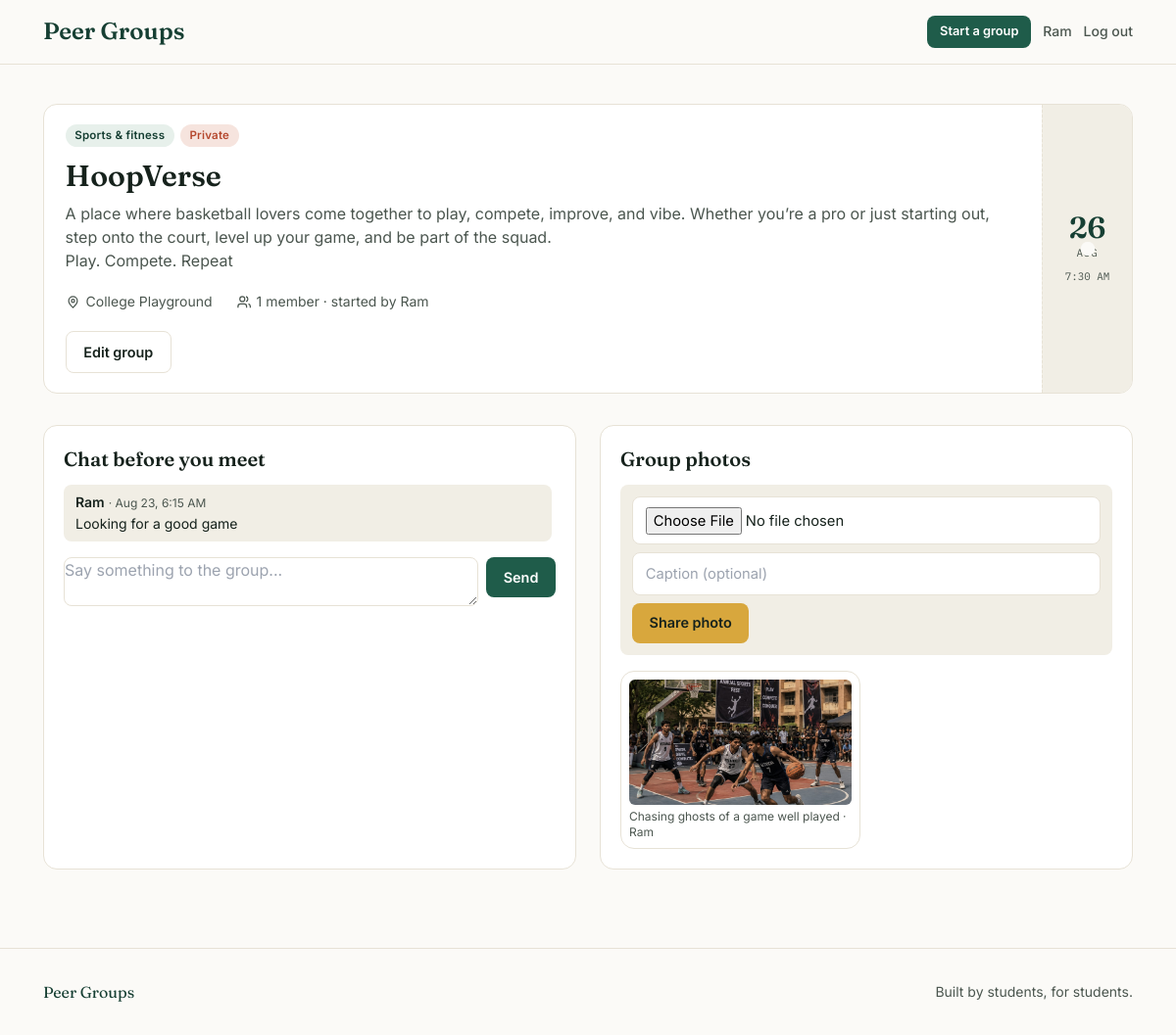
Screenshot of /group/2/ (signed in) with the database file from the repository.
### groups/models.py (models this page shows, shortened)
class Group(models.Model):
    name = models.CharField(max_length=120)
    interest = models.CharField(max_length=20, choices=INTEREST_CHOICES, default='other')
    description = models.TextField(help_text="What is this group doing / studying / about?")
    location = models.CharField(max_length=200, help_text="Where you're meeting")
    meeting_time = models.DateTimeField(help_text="When you're meeting")
    privacy = models.CharField(max_length=10, choices=PRIVACY_CHOICES, default='public')
    creator = models.ForeignKey(User, on_delete=models.CASCADE, related_name='created_groups')
    members = models.ManyToManyField(User, through='Membership', related_name='joined_groups')
    created_at = models.DateTimeField(auto_now_add=True)
    class Meta:
        ordering = ['meeting_time']
    @property
    def is_private(self):
        return self.privacy == 'private'
    @property
    def member_count(self):
        return self.memberships.filter(status='approved').count()
    @property
    def pending_requests(self):
        return self.memberships.filter(status='pending').select_related('user')

class Comment(models.Model):
    group = models.ForeignKey(Group, on_delete=models.CASCADE, related_name='comments')
    author = models.ForeignKey(User, on_delete=models.CASCADE, related_name='comments')
    text = models.TextField(max_length=2000)
    created_at = models.DateTimeField(auto_now_add=True)
    class Meta:
        ordering = ['created_at']

class Photo(models.Model):
    group = models.ForeignKey(Group, on_delete=models.CASCADE, related_name='photos')
    uploader = models.ForeignKey(User, on_delete=models.CASCADE, related_name='photos')
    image = models.ImageField(upload_to='group_photos/%Y/%m/')
    caption = models.CharField(max_length=200, blank=True)
    uploaded_at = models.DateTimeField(auto_now_add=True)
    class Meta:
        ordering = ['-uploaded_at']

### groups/views.py (the view, shortened to what this page needs)
# urls.py: path('group/<int:pk>/', views.group_detail, name='group_detail'),
def group_detail(request, pk):
    group = get_object_or_404(Group, pk=pk)
    is_creator = request.user == group.creator
    membership = None
    if request.user.is_authenticated:
        membership = group.memberships.filter(user=request.user).first()
    is_member = bool(membership and membership.status == 'approved') or is_creator
    is_pending = bool(membership and membership.status == 'pending')
    comment_form = CommentForm()
    photo_form = PhotoForm()
    context = {
        'group': group,
        'is_member': is_member,
        'is_pending': is_pending,
        'is_creator': is_creator,
        'comments': group.comments.select_related('author') if is_member else [],
        'photos': group.photos.select_related('uploader') if is_member else [],
        'pending_requests': group.pending_requests if is_creator else [],
        'comment_form': comment_form,
        'photo_form': photo_form,
    }
    return render(request, 'groups/group_detail.html', context)

### groups/forms.py
class CommentForm(forms.ModelForm):
    class Meta:
        model = Comment
        fields = ['text']
        widgets = {
            'text': forms.Textarea(attrs={
                'rows': 2,
                'placeholder': 'Say something to the group...',
            }),
        }
        labels = {'text': ''}

class PhotoForm(forms.ModelForm):
    class Meta:
        model = Photo
        fields = ['image', 'caption']
        widgets = {
            'caption': forms.TextInput(attrs={'placeholder': 'Caption (optional)'}),
        }
        labels = {'image': '', 'caption': ''}

### templates/groups/group_detail.html (shortened to what this page needs)
{% extends 'base.html' %}
{% block content %}
<div class="card ticket relative mb-8">
    <div class="ticket-main">
        <div class="flex flex-wrap gap-1.5 mb-3">
            <span class="badge badge-forest">{{ group.get_interest_display }}</span>
            <span class="badge {% if group.is_private %}badge-clay{% else %}badge-gold{% endif %}">
                {% if group.is_private %}Private{% else %}Public{% endif %}
            </span>
        </div>
        <h1 class="font-display text-3xl font-semibold mb-2" style="color: var(--ink)">{{ group.name }}</h1>
        <p class="mb-5 whitespace-pre-line" style="color: var(--ink-soft)">{{ group.description }}</p>
        <div class="flex flex-wrap gap-x-6 gap-y-2 text-sm mb-5" style="color: var(--ink-soft)">
            <span class="flex items-center gap-1.5">
                <svg width="15" height="15" viewBox="0 0 24 24" fill="none" stroke="currentColor" stroke-width="2"><path d="M12 21s-7-6.2-7-11a7 7 0 0 1 14 0c0 4.8-7 11-7 11Z"/><circle cx="12" cy="10" r="2.5"/></svg>
                {{ group.location }}
            </span>
            <span class="flex items-center gap-1.5">
                <svg width="15" height="15" viewBox="0 0 24 24" fill="none" stroke="currentColor" stroke-width="2"><path d="M17 21v-2a4 4 0 0 0-4-4H7a4 4 0 0 0-4 4v2"/><circle cx="10" cy="7" r="4"/><path d="M23 21v-2a4 4 0 0 0-3-3.87"/><path d="M16 3.13a4 4 0 0 1 0 7.75"/></svg>
                {{ group.member_count }} member{{ group.member_count|pluralize }} · started by {{ group.creator.username }}
            </span>
        </div>
        <div class="flex flex-wrap gap-2">
            {% if is_creator %}
                <a href="{% url 'edit_group' group.pk %}" class="btn btn-outline">Edit group</a>
            {% else %}
                <a href="{% url 'login' %}?next={{ request.path }}" class="btn btn-primary">Log in to join</a>
            {% endif %}
        </div>
    </div>
    <div class="ticket-stub">
        <span class="day">{{ group.meeting_time|date:"d" }}</span>
        <span class="month">{{ group.meeting_time|date:"M"|upper }}</span>
        <span class="time">{{ group.meeting_time|date:"g:i A" }}</span>
    </div>
</div>
{% if is_member %}
<div class="grid md:grid-cols-2 gap-6">
    <section class="card p-5">
        <h2 class="font-display text-xl font-semibold mb-3" style="color: var(--ink)">Chat before you meet</h2>
        <div class="space-y-2.5 mb-4 max-h-96 overflow-y-auto pr-1">
            {% for comment in comments %}
                <div class="rounded-lg px-3 py-2 text-sm" style="background: var(--mist-soft)">
                    <span class="font-semibold">{{ comment.author.username }}</span>
                    <span class="text-xs" style="color: var(--ink-soft)">· {{ comment.created_at|date:"M j, g:i A" }}</span>
                    <p class="mt-0.5" style="color: var(--ink)">{{ comment.text }}</p>
                </div>
            {% empty %}
                <p class="text-sm" style="color: var(--ink-soft)">No messages yet — say hi.</p>
            {% endfor %}
        </div>
        <form method="post" class="flex gap-2">
            {{ comment_form.text }}
            <button type="submit" name="post_comment" class="btn btn-primary self-start">Send</button>
        </form>
    </section>
    <section class="card p-5">
        <h2 class="font-display text-xl font-semibold mb-3" style="color: var(--ink)">Group photos</h2>
        <form method="post" enctype="multipart/form-data" class="flex flex-wrap gap-2 mb-4 items-center rounded-lg p-3" style="background: var(--mist-soft)">
            {{ photo_form.image }}
            {{ photo_form.caption }}
            <button type="submit" name="post_photo" class="btn btn-accent">Share photo</button>
        </form>
        {% if photos %}
            <div class="grid grid-cols-2 gap-3">
                {% for photo in photos %}
                    <figure class="card p-2">
                        <img src="{{ photo.image.url }}" alt="{{ photo.caption }}" class="w-full h-32 object-cover rounded-md">
                        <figcaption class="text-xs mt-1" style="color: var(--ink-soft)">
                            {{ photo.caption }}{% if photo.caption %} · {% endif %}{{ photo.uploader.username }}
                        </figcaption>
                    </figure>
                {% endfor %}
            </div>
        {% else %}
            <p class="text-sm" style="color: var(--ink-soft)">No photos yet.</p>
        {% endif %}
    </section>
</div>
{% endif %}
{% endblock %}

### templates/base.html (shortened to what this page needs)
{% load static %}
<!DOCTYPE html>
<html lang="en">
<head>
    <script src="https://cdn.tailwindcss.com"></script>
</head>
<body class="min-h-screen flex flex-col">
    <header class="border-b" style="border-color: var(--mist)">
        <div class="max-w-6xl mx-auto px-5 py-4 flex items-center justify-between">
            <a href="{% url 'home' %}" class="font-display text-2xl font-semibold" style="color: var(--forest-dark)">
                Peer Groups
            </a>
            <nav class="flex items-center gap-3 text-sm">
                {% if user.is_authenticated %}
                    <a href="{% url 'create_group' %}" class="btn btn-primary btn-sm">Start a group</a>
                    <a href="{% url 'edit_profile' %}" class="hidden sm:inline text-sm font-medium hover:opacity-70" style="color: var(--ink-soft)">{{ user.username }}</a>
                    <form method="post" action="{% url 'logout' %}" class="inline">
                        <button type="submit" class="text-sm font-medium hover:opacity-70" style="color: var(--ink-soft)">Log out</button>
                    </form>
                {% else %}
                    <a href="{% url 'login' %}" class="text-sm font-medium hover:opacity-70" style="color: var(--ink-soft)">Log in</a>
                    <a href="{% url 'signup' %}" class="btn btn-primary btn-sm">Sign up</a>
                {% endif %}
            </nav>
        </div>
    </header>
    <main class="max-w-6xl mx-auto px-5 py-10 flex-1 w-full">
        {% block content %}{% endblock %}
    </main>
    <footer class="border-t mt-10" style="border-color: var(--mist)">
        <div class="max-w-6xl mx-auto px-5 py-8 flex flex-wrap items-center justify-between gap-4 text-sm" style="color: var(--ink-soft)">
            <span class="font-display text-base" style="color: var(--forest-dark)">Peer Groups</span>
            <span>Built by students, for students.</span>
        </div>
    </footer>
</body>
</html>

### templates/base.html (style rules this page uses)
:root { --paper: #FBFAF7; --surface: #FFFFFF; --ink: #16221C; --ink-soft: #4B564F; --forest: #1F5C4A; --forest-dark: #163F33; --gold: #D8A73D; --clay: #B5482E; --mist: #E7E2D6; --mist-soft: #F1EEE5; }
* { -webkit-font-smoothing: antialiased; }
body { background: var(--paper); color: var(--ink); font-family: 'Inter', sans-serif; }
.font-display { font-family: 'Fraunces', serif; }
.btn { display: inline-flex; align-items: center; justify-content: center; gap: 0.4rem; padding: 0.6rem 1.1rem; border-radius: 8px; font-weight: 600; font-size: 0.9rem; transition: background-color 120ms ease, border-color 120ms ease, color 120ms ease; }
.btn-primary { background: var(--forest); color: #fff; }
.btn-accent { background: var(--gold); color: var(--ink); }
.btn-outline { background: transparent; color: var(--ink); border: 1px solid var(--mist); }
.btn-sm { padding: 0.4rem 0.8rem; font-size: 0.8rem; }
.card { background: var(--surface); border: 1px solid var(--mist); border-radius: 14px; }
.badge { display: inline-flex; align-items: center; font-size: 0.72rem; font-weight: 600; padding: 0.2rem 0.6rem; border-radius: 999px; letter-spacing: 0.02em; }
.badge-forest { background: #E7F0EB; color: var(--forest-dark); }
.badge-clay { background: #F6E4DE; color: var(--clay); }
input[type=text], input[type=email], input[type=password], input[type=file], input[type=datetime-local], textarea, select { width: 100%; padding: 0.6rem 0.8rem; border-radius: 8px; border: 1px solid var(--mist); background: var(--surface); font-family: 'Inter', sans-serif; color: var(--ink); font-size: 0.92rem; }
::placeholder { color: #9AA39C; }
.ticket { display: flex; overflow: hidden; }
.ticket-main { flex: 1; padding: 1.25rem 1.35rem; min-width: 0; }
.ticket-stub { width: 92px; flex-shrink: 0; background: var(--mist-soft); border-left: 1px dashed var(--mist); display: flex; flex-direction: column; align-items: center; justify-content: center; padding: 0.75rem 0.25rem; text-align: center; }
.ticket-stub .day { font-family: 'Fraunces', serif; font-size: 1.9rem; font-weight: 600; line-height: 1; color: var(--forest-dark); }
.ticket-stub .month { font-family: 'IBM Plex Mono', monospace; font-size: 0.68rem; letter-spacing: 0.08em; color: var(--ink-soft); margin-top: 0.15rem; }
.ticket-stub .time { font-family: 'IBM Plex Mono', monospace; font-size: 0.68rem; color: var(--ink-soft); margin-top: 0.5rem; }
.ticket-stub::before, .ticket-stub::after { content: ''; position: absolute; width: 14px; height: 14px; border-radius: 50%; background: var(--paper); }

### rows the page displays
Group: interest "Sports & fitness", name "HoopVerse", description "A place where basketball lovers come together to play, compete, improve, and vibe. Whether you’re a pro or just starting out, step onto the court, level up your game, and be part of the squad. Play. Compete. Repeat", location "College Playground", member_count "1", creator.username "Ram", meeting_time "26", meeting_time "AUG", meeting_time "7:30 AM"
Comment: author.username "Ram", created_at "Aug 23, 6:15 AM", text "Looking for a good game"
Photo: image (picture), caption "Chasing ghosts of a game well played", uploader.username "Ram"

### other values shown
{{ user.username }} "Ram"
